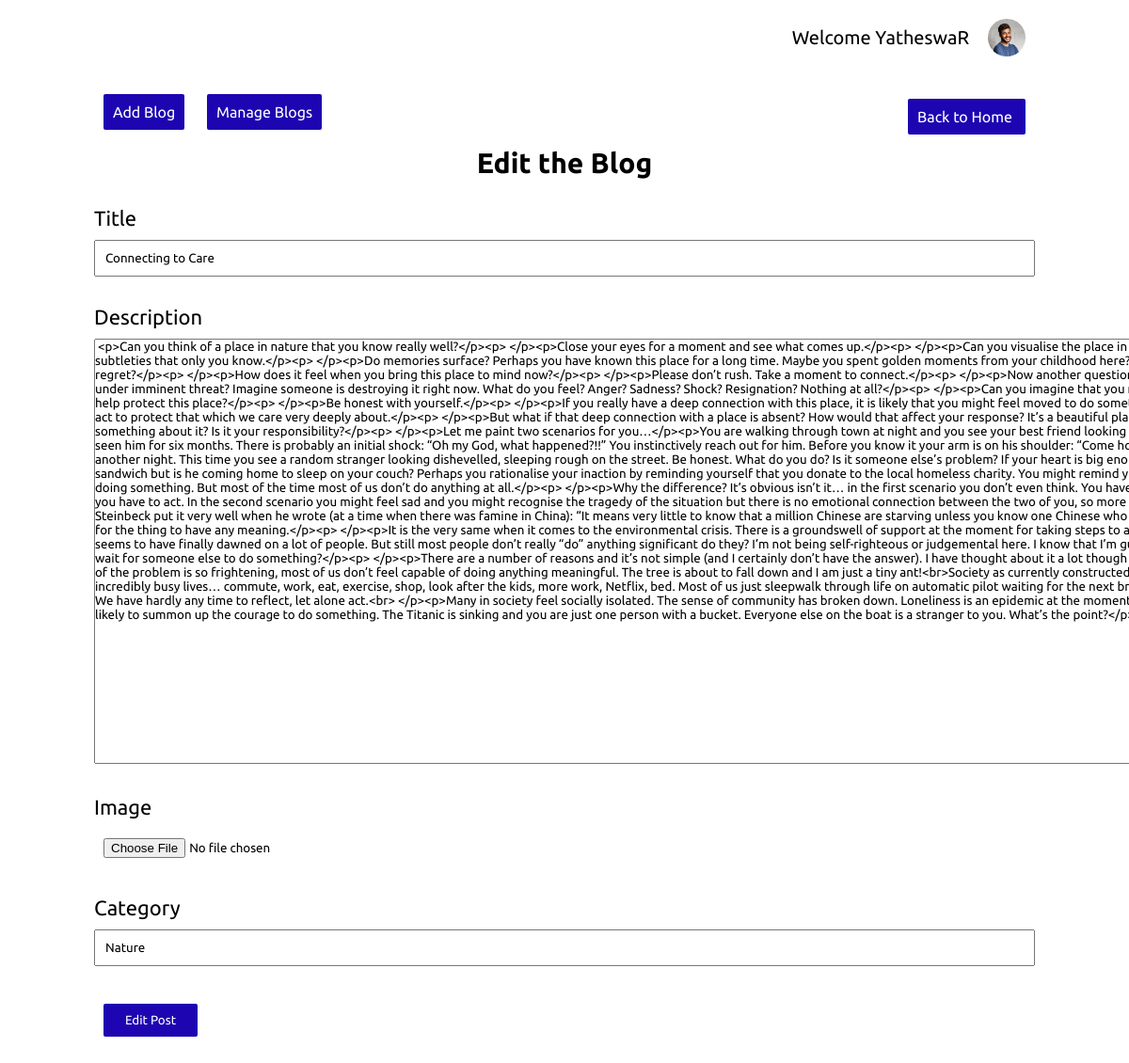
/admin-panel/blogs/edit.php?id=3 (signed in), run on the app's committed database.
### tables this page shows
CREATE TABLE `blogs` (
  `id` int(100) NOT NULL,
  `title` text DEFAULT NULL,
  `description` text DEFAULT NULL,
  `image` longblob DEFAULT NULL,
  `category` text DEFAULT NULL,
  `author` text DEFAULT NULL,
  `blogid` text DEFAULT NULL,
  `createdat` datetime(6) DEFAULT current_timestamp(6)
);

### admin-panel/blogs/edit.php (the view, shortened to what this page needs)
<?php
    if($_SESSION["id"] == true){
        $name = $_SESSION["name"];
        $image = $_SESSION["image"];
        require_once('../../config.php');
        if($_SERVER["REQUEST_METHOD"] == "GET"){
            $id = $_GET["id"];
            $sql = mysqli_query($db,"SELECT * FROM `blogs` WHERE id=$id");
            $row = mysqli_fetch_assoc($sql);
            $title = $row['title'];
            $description = $row['description'];
            $file = $row['image'];
            $category = $row['category'];
        }
?>
<!DOCTYPE html>
<html lang="en">
<head>
    <link rel="stylesheet" href="../css/admin.css">
    <link href='https://unpkg.com/boxicons@2.1.4/css/boxicons.min.css' rel='stylesheet'>
    <link rel="stylesheet" href="https://cdnjs.cloudflare.com/ajax/libs/font-awesome/6.3.0/css/all.min.css">
</head>
<body>
    <div class="main">
        <div class="topbar">
        <div class="name">
                Welcome <?php echo $name; ?>
            </div>
            <div class="user">
                <?php
                    echo "<img src='../../db-images/users/$image'>;"
                ?>
            </div>
        </div>
        <div class="admin-content">
            <div class="button-group">
                <a href="./create.php" class="admin-btn btn-blg">Add Blog</a>
                <a href="./index.php" class="admin-btn btn-blg">Manage Blogs</a>
                <a href="../../index.php" class="home admin-btn btn-blg">Back to Home</a>
            </div>
            <div class="content">
                <h2 class="page-title">Edit the Blog</h2>
                <form action="#" method="post" enctype="multipart/form-data">
                    <div>
                        <label>Title</label>
                        <input type="text" name="title" id="" class="text-input" value="<?php echo $title; ?>">
                    </div>
                    <div>
                        <label>Description</label>
                        <textarea name="description" id="body" rows="30" cols="178"> <?php echo $description; ?>+ </textarea>
                    </div>
                    <div>
                        <label>Image</label>
                        <input type="file" name="image" class="text-input" value="<?php echo $file; ?>">
                    </div>
                    <div>
                        <label>Category</label>
                        <input type="text" name="category" id="category" class="text-input" value="<?php echo $category; ?>">
                    </div>
                    <div>
                        <button type="submit" class="admin-btn btn-blg">Edit Post</button>
                    </div>
                </form>
            </div>
        </div>
    </div>
</body>
</html>
<?php
    }
    else{
        header("Location: ../../index.php");
    }
?>

### admin-panel/css/admin.css (style rules this page uses)
* { margin: 0; padding: 0; box-sizing: border-box; font-family: 'Ubuntu', sans-serif; }
:root { --primary-color: #1d06b1; --primary-hover: rgb(39, 39, 245); --white: #fff; --grey: #f5f5f5; --black1: #222; --black2: #999; }
body { min-height: 100vh; overflow-x: hidden; }
a { text-decoration: none; }
.admin-btn { padding: 10px; margin: 10px; width: 100px; background-color: var(--primary-color); border-radius: 2px; color: white; }
.main { position: absolute; width: 100%; top: 10px; min-height: 100vh; background: var(--white); transition: 0.5s; }
.topbar { width: 100%; height: 60px; display: flex; justify-content: flex-end; align-items: center; padding: 0 100px; }
.name { margin: 10px; font-size: 20px; }
.user { position: relative; width: 40px; height: 40px; border-radius: 50%; overflow: hidden; cursor: pointer; margin: 10px; }
.user img { position: relative; top: 0; left: 0; width: 100%; height: 100%; object-fit: cover; }
.admin-content { position: relative; flex: 8; height: 100%; padding: 40px 100px 100px; overflow-y: scroll; }
.admin-content .button-group .home { float: right; width: 125px; margin-top: -5px; background-color: var(--primary-color); }
.admin-content .page-title { text-align: center; margin: 28px; font-size: 30px; }
.admin-content .content .btn-blg { border: none; }
.admin-content .content form div { margin-bottom: 30px; }
.admin-content .content form label { display: block; font-size: 22px; margin-bottom: 10px; }
.admin-content .content form input { padding: 10px; width: 100%; }

### data on the page
blogs: title "Connecting to Care", description "<p>Can you think of a place in nature that you know really well?</p><p> </p><p>Close your eyes for a moment and see what comes up.</p><p> </p><p>Can you visualise the place in exquisite detail? The sounds, the colours, the smells, the subtleties that only you know.</p><p> </p><p>Do memories surface? Perhaps you have known this place for a long time. Maybe you spent golden moments from your childhood here? There might be happy memories tinged with sadness or regret?</p><p> </p><p>How does it feel when you bring this place to mind now?</p><p> </p><p>Please don’t rush. Take a moment to connect.</p><p> </p><p>Now another question.</p><p>How would you feel if this same place was under imminent…", category "Nature"

### other printed values
$name "YatheswaR"
